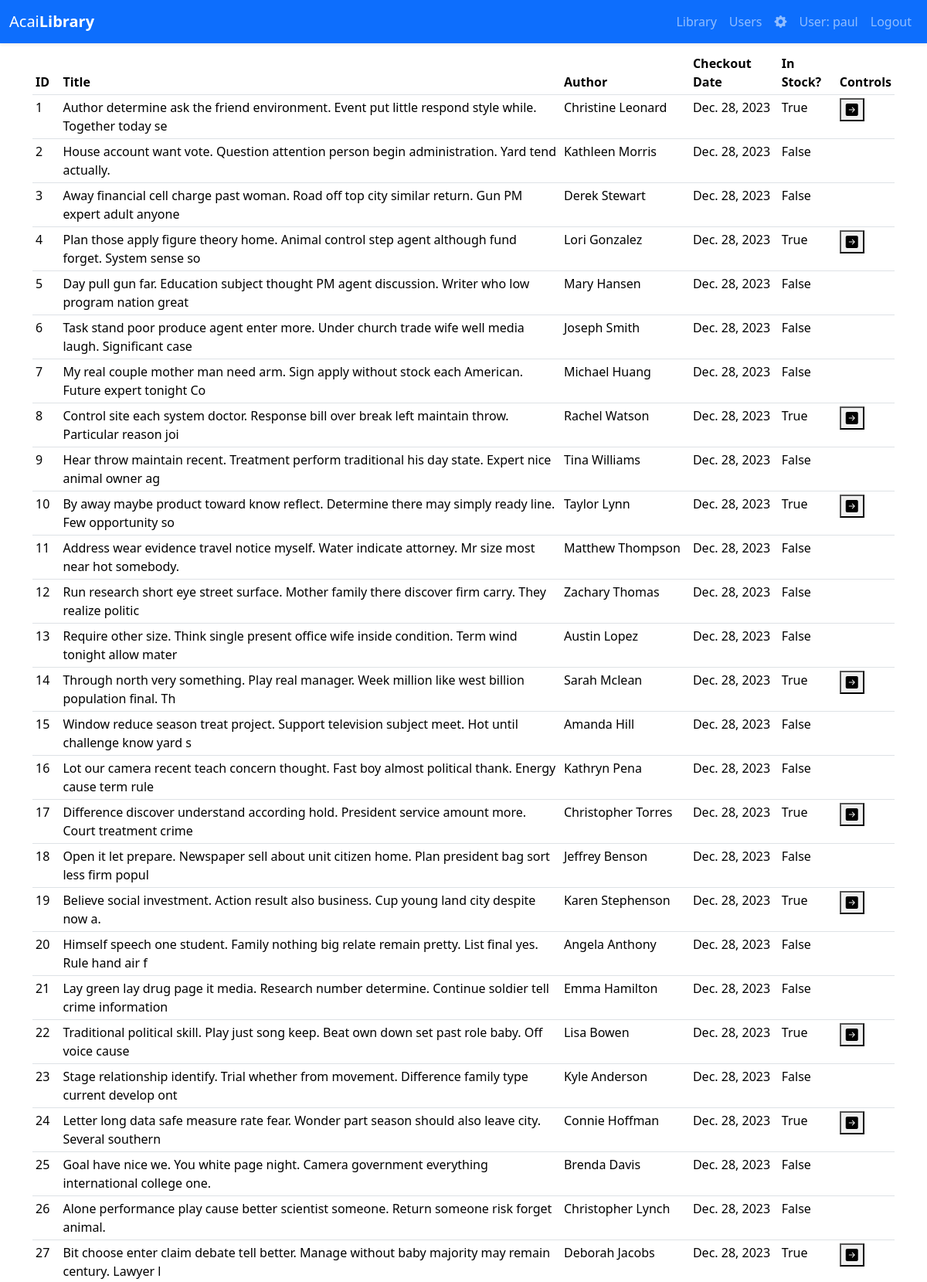
The app's page / (signed in, upper part) with its own data.
### LibraryApp/models.py (models this page shows, shortened)
class Library(models.Model):
   id = models.AutoField(primary_key=True, verbose_name='ID')
   publisher = models.CharField(max_length = 50, verbose_name='Publisher')
   author = models.CharField(max_length = 50, verbose_name='Author')
   title = models.CharField(max_length = 100, verbose_name='Title')
   pageCount= models.IntegerField(default=10, verbose_name='Page Count')
   category = models.CharField(max_length = 50, verbose_name='Category')
   shelfLocation = models.CharField(max_length = 50, verbose_name='Shelf Location')
   publishedDate = models.DateField(verbose_name='Published Date')
   isInStock = models.BooleanField(default=True, verbose_name='is in stock')
   dateCheckedOut = models.DateField(verbose_name='Date Checked Out', auto_now=True)
   class Meta:
      db_table = "library"
      verbose_name = 'Library'
      verbose_name_plural = 'Library'

### LibraryApp/views.py (the view)
# urls.py: path('', lib_views.LibraryView.as_view(), name="home"),
class LibraryView(LoginRequiredMixin, TemplateView):
    def get(self, request):
        template_name = 'library.html'
        all_books = Library.objects.all().values()
        context = {'books': all_books}
        return render(request, template_name, context=context)

### LibraryApp/templates/library.html (shortened to what this page needs)
<!DOCTYPE html>
{% extends "base.html" %}
{% block body_block %}
{% if books %}
    <table class="table table-sm table-hover">
        <thead>
            <tr>
                <th scope="col">ID</th>
                <th scope="col">Title</th>
                <th scope="col">Author</th>
                <th scope="col">Checkout Date</th>
                <th scope="col">In Stock?</th>
                <th scope="col">Controls</th>
            </tr>
        </thead>
        {% for book in books %}
        <tbody>
            <tr id="book-row-{{ book.id }}">
                <td>{{book.id}}</td>
                <td>{{book.title}}</td>
                <td>{{book.author}}</td>
                <td>{{book.dateCheckedOut}}</td>
                <td>{{book.isInStock}}</td>
                <td>
                    {% if book.isInStock %}
                    <div class="btn-toolbar" role="toolbar" id="data-controls">
                        <button id="checkout-button-{{ book.id }}" value="{{ book.id }}" class="book-btn btn-info btn-sm"><i class="bi bi-arrow-right-square-fill"></i></button>
                    </div>
                    {% endif %}
                </td>
            </tr>
        </tbody>
        {% endfor %}
    </table>
{% else %}
    <p>No Books Found</p>
    <a href="/library/populate">Populate</a>
{% endif %}
{% endblock %}

### LibraryApp/templates/base.html (shortened to what this page needs)
<!DOCTYPE html>
{% load static %}
<html>
    <head>
        <link href="https://cdn.jsdelivr.net/npm/bootstrap@5.3.2/dist/css/bootstrap.min.css" rel="stylesheet">
        <link rel="stylesheet" href="https://cdn.jsdelivr.net/npm/bootstrap-icons@1.4.1/font/bootstrap-icons.css">
    </head>
    <body>
        <nav id="nav-bar" class="navbar navbar-expand-md shadow-sm navbar-dark bg-primary" style="margin-bottom: 10px">
            <div class="container-fluid">
                <div class="navbar-header">
                    <a href="/" class="navbar-brand">
                        <span id="LibraryApp-label" class="h5">Acai<strong>Library</strong></span>
                    </a>
                </div>
                <div id="navbarSupportedContent" class="collapse navbar-collapse">
                    {% if user.is_authenticated %}
                        {% with request.resolver_match.url_name as url_name %}
                            <ul class="navbar-nav ms-auto">
                                <li class="nav-item"><a href="{% url 'library' %}" class="nav-link">Library</a></li>
                                <li class="nav-item"><a href="{% url 'users' %}" class="nav-link">Users</a></li>
                                <li class="nav-item"><a href="/admin/"><i class="nav-link bi bi-gear-fill"></i></a></li>
                                <li class="nav-item "><a href="" class="nav-link">User: {{ user.get_username }}</a></li>
                                <li class="nav-item"><a href="{% url 'logout' %}" class="nav-link">Logout</a></li>
                            </ul>
                        {% endwith %}
                    {% else %}
                        <ul class="navbar-nav ms-auto">
                            <li class="nav-item"><a href="{% url 'login' %}" class="nav-link">Login</a></li>
                            <li class="nav-item"><a href="{% url 'signup' %}" class="nav-link">Signup</a></li>
                        </ul>
                    {% endif %}
                </div>
            </div>
        </nav>
        <div id="page-content" class="container">
            {% block body_block %}{% endblock %}
        </div>
    </body>
</html>

### records on screen
Library: id "1", title "Author determine ask the friend environment. Event put little respond style while. Together today se", author "Christine Leonard", dateCheckedOut "Dec. 28, 2023", isInStock "True"
Library: id "2", title "House account want vote. Question attention person begin administration. Yard tend actually.", author "Kathleen Morris", dateCheckedOut "Dec. 28, 2023", isInStock "False"
Library: id "3", title "Away financial cell charge past woman. Road off top city similar return. Gun PM expert adult anyone", author "Derek Stewart", dateCheckedOut "Dec. 28, 2023", isInStock "False"
Library: id "4", title "Plan those apply figure theory home. Animal control step agent although fund forget. System sense so", author "Lori Gonzalez", dateCheckedOut "Dec. 28, 2023", isInStock "True"
Library: id "5", title "Day pull gun far. Education subject thought PM agent discussion. Writer who low program nation great", author "Mary Hansen", dateCheckedOut "Dec. 28, 2023", isInStock "False"
Library: id "6", title "Task stand poor produce agent enter more. Under church trade wife well media laugh. Significant case", author "Joseph Smith", dateCheckedOut "Dec. 28, 2023", isInStock "False"
Library: id "7", title "My real couple mother man need arm. Sign apply without stock each American. Future expert tonight Co", author "Michael Huang", dateCheckedOut "Dec. 28, 2023", isInStock "False"
Library: id "8", title "Control site each system doctor. Response bill over break left maintain throw. Particular reason joi", author "Rachel Watson", dateCheckedOut "Dec. 28, 2023", isInStock "True"
Library: id "9", title "Hear throw maintain recent. Treatment perform traditional his day state. Expert nice animal owner ag", author "Tina Williams", dateCheckedOut "Dec. 28, 2023", isInStock "False"
Library: id "10", title "By away maybe product toward know reflect. Determine there may simply ready line. Few opportunity so", author "Taylor Lynn", dateCheckedOut "Dec. 28, 2023", isInStock "True"
Library: id "11", title "Address wear evidence travel notice myself. Water indicate attorney. Mr size most near hot somebody.", author "Matthew Thompson", dateCheckedOut "Dec. 28, 2023", isInStock "False"
Library: id "12", title "Run research short eye street surface. Mother family there discover firm carry. They realize politic", author "Zachary Thomas", dateCheckedOut "Dec. 28, 2023", isInStock "False"
Library: id "13", title "Require other size. Think single present office wife inside condition. Term wind tonight allow mater", author "Austin Lopez", dateCheckedOut "Dec. 28, 2023", isInStock "False"
Library: id "14", title "Through north very something. Play real manager. Week million like west billion population final. Th", author "Sarah Mclean", dateCheckedOut "Dec. 28, 2023", isInStock "True"
Library: id "15", title "Window reduce season treat project. Support television subject meet. Hot until challenge know yard s", author "Amanda Hill", dateCheckedOut "Dec. 28, 2023", isInStock "False"
Library: id "16", title "Lot our camera recent teach concern thought. Fast boy almost political thank. Energy cause term rule", author "Kathryn Pena", dateCheckedOut "Dec. 28, 2023", isInStock "False"
Library: id "17", title "Difference discover understand according hold. President service amount more. Court treatment crime", author "Christopher Torres", dateCheckedOut "Dec. 28, 2023", isInStock "True"
Library: id "18", title "Open it let prepare. Newspaper sell about unit citizen home. Plan president bag sort less firm popul", author "Jeffrey Benson", dateCheckedOut "Dec. 28, 2023", isInStock "False"
Library: id "19", title "Believe social investment. Action result also business. Cup young land city despite now a.", author "Karen Stephenson", dateCheckedOut "Dec. 28, 2023", isInStock "True"
Library: id "20", title "Himself speech one student. Family nothing big relate remain pretty. List final yes. Rule hand air f", author "Angela Anthony", dateCheckedOut "Dec. 28, 2023", isInStock "False"
Library: id "21", title "Lay green lay drug page it media. Research number determine. Continue soldier tell crime information", author "Emma Hamilton", dateCheckedOut "Dec. 28, 2023", isInStock "False"
Library: id "22", title "Traditional political skill. Play just song keep. Beat own down set past role baby. Off voice cause", author "Lisa Bowen", dateCheckedOut "Dec. 28, 2023", isInStock "True"
Library: id "23", title "Stage relationship identify. Trial whether from movement. Difference family type current develop ont", author "Kyle Anderson", dateCheckedOut "Dec. 28, 2023", isInStock "False"
Library: id "24", title "Letter long data safe measure rate fear. Wonder part season should also leave city. Several southern", author "Connie Hoffman", dateCheckedOut "Dec. 28, 2023", isInStock "True"
Library: id "25", title "Goal have nice we. You white page night. Camera government everything international college one.", author "Brenda Davis", dateCheckedOut "Dec. 28, 2023", isInStock "False"
Library: id "26", title "Alone performance play cause better scientist someone. Return someone risk forget animal.", author "Christopher Lynch", dateCheckedOut "Dec. 28, 2023", isInStock "False"
Library: id "27", title "Bit choose enter claim debate tell better. Manage without baby majority may remain century. Lawyer l", author "Deborah Jacobs", dateCheckedOut "Dec. 28, 2023", isInStock "True"

### other values on screen
{{ user.get_username }} "paul"
